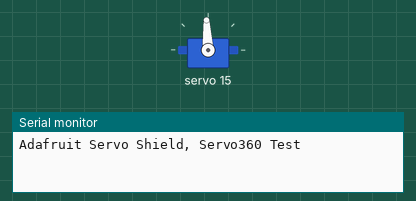
The sketch below on a simulated Arduino Uno, built with avr-gcc and run on an emulated ATmega328P. Shown: servo, the last lines printed to the serial monitor.

Above: at 0.1 s.
At 9.1 s:
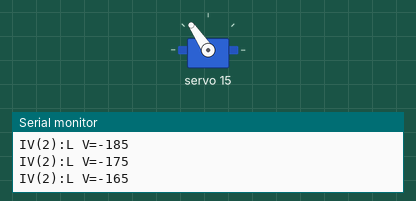
At 19.1 s:
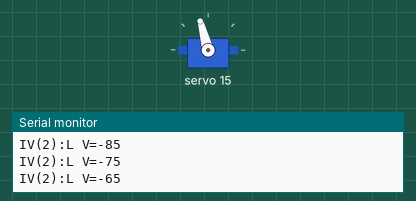
At 38.2 s:
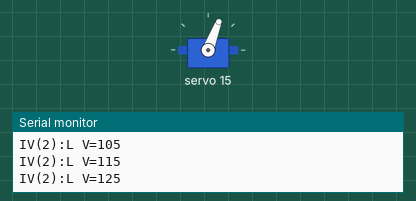
Timing chart, 0 to 40.0 s (numbered marks = the images above):
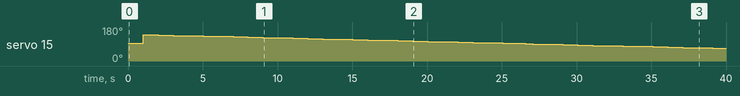

Measured:
- by itself, servo 15: 93° → 139° at 1.0 s, → 137° 1.0 s later, → 135° 1.0 s later, → 134° 1.0 s later, … (40 changes in this stretch)

The sketch:

36-MotorServo360I2C.ino
```cpp
// (licence header left out)
#define LOG
#define LOG_LOOP
#include <Easy.h>

//*****************************************************************
// Parameter Motor
#define SERVO_NUMBER 15
#define MOTOR_SPEED_STEPWIDTH 10
#define STEPWIDTH_MSEC 1000

void setup()
{
    //((*** Initialize: Configure your sketch here....
#ifdef LOG
  GetLog()->printf("Adafruit Servo Shield, Servo360 Test");
#endif

  // Create actuator motor (motor 1 with board default address)
  MotorServo360I2C* motor = new MotorServo360I2C(SERVO_NUMBER);

  IteratorValue* iteratorValue = new IteratorValue(-motor->getMaxSpeed(), motor->getMaxSpeed(), MOTOR_SPEED_STEPWIDTH, STEPWIDTH_MSEC, cmMin2Max2Min);
  Relation1to1* relationServoOff = new Relation1to1(NULL, motor, iteratorValue);
// ***))

  // Initialize control
  ControlManagerFactory::GetControlManager()->Setup();
}

//*****************************************************************
void loop() {
  //*** Run: No additional code is required

#ifdef LOG_LOOP_DEBUG
  GetLog()->println("Loop");
#endif

  ControlManagerFactory::GetControlManager()->Loop();

  delay(5);
}
```
